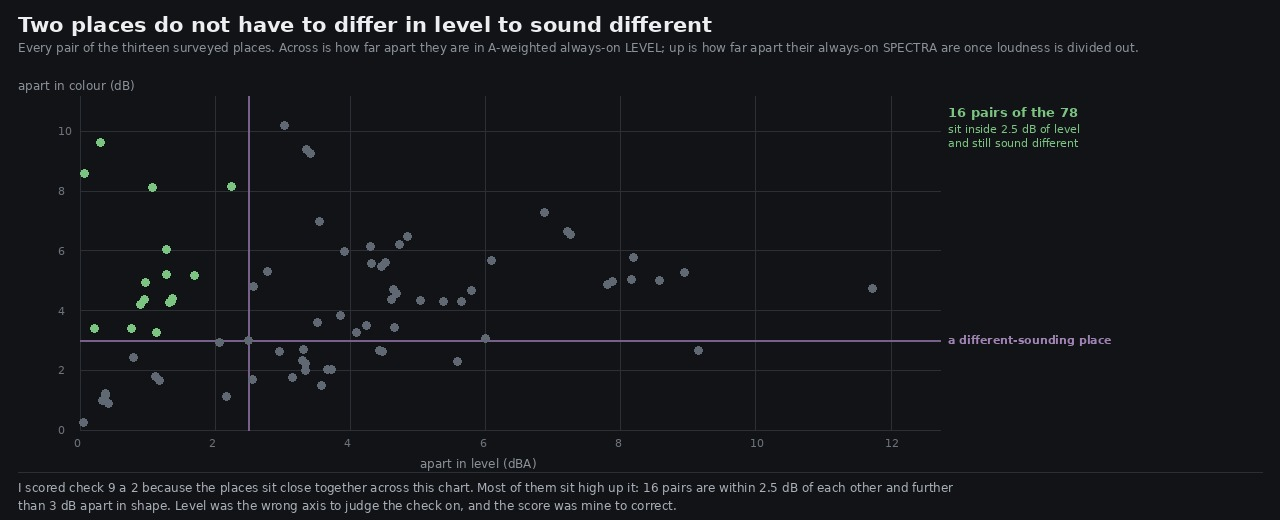

The script that saved this image:
#!/usr/bin/env python3
"""apart.py -- how far apart two places in this world actually sound.

    python3 art/audio/2026-09-25-places/apart.py --takes /tmp/floor \
        --out art/audio/2026-09-25-places/apart.jpg

Check 9 of `art/audio/RUBRIC_50_SOUND.md` asks whether two places a player can name sound different.
I scored it 2 on the grounds that six named places sit inside 2.5 dB of each other A-weighted. That
was the wrong measurement for the question: level is one axis and a place is not only louder or
quieter than another, it is a different colour. The plaza has the body of wind on open ground and
the forest floor has birds under a closed roof, and a listener has no trouble at all telling those
apart at the same loudness.

So this measures both, and reports them side by side:

  level     the A-weighted always-on difference. What I scored on.
  colour    the RMS difference between the two places' always-on spectra AFTER each is normalised
            to the same broadband level -- so it is purely shape, with loudness divided out. Two
            takes of the same place differ by a few tenths of a decibel here; anything over about
            3 dB is a different-sounding place.

Both, because either alone can mislead. A term that made one place louder and changed nothing else
would move `level` and not `colour`, and would not make anywhere sound like anywhere new.
"""
import argparse
import itertools
import json
import os
import wave

import numpy as np
from PIL import Image, ImageDraw, ImageFont

# third-octave centres from the body of the wind to the top of the leaves
BANDS = [(f / 1.122, f * 1.122) for f in (63, 80, 100, 125, 160, 200, 250, 315, 400, 500, 630, 800, 1000, 1250, 1600, 2000, 2500, 3150, 4000, 5000, 6300, 8000)]
BG, GRID, INK, DIM = (17, 19, 22), (44, 48, 54), (236, 238, 240), (140, 146, 154)


def font(size, bold=False):
    p = f'/usr/share/fonts/truetype/dejavu/DejaVuSans{"-Bold" if bold else ""}.ttf'
    return ImageFont.truetype(p, size) if os.path.exists(p) else ImageFont.load_default()


def load(path):
    with wave.open(path, 'rb') as w:
        n, ch, sr = w.getnframes(), w.getnchannels(), w.getframerate()
        raw = w.readframes(n)
    return np.frombuffer(raw, dtype='<i2').astype(np.float64).reshape(-1, ch).mean(axis=1) / 32768.0, sr


def a_weight(x, sr):
    X = np.fft.rfft(x)
    f = np.maximum(np.fft.rfftfreq(len(x), 1.0 / sr), 1e-6)
    f2 = f**2
    ra = (12194.0**2 * f2**2) / ((f2 + 20.6**2) * np.sqrt((f2 + 107.7**2) * (f2 + 737.9**2)) * (f2 + 12194.0**2))
    return np.fft.irfft(X * (ra * 10 ** (1.9997 / 20)), len(x))


def always_on(x, sr, lo=None, hi=None, win=0.25):
    if lo is not None:
        X = np.fft.rfft(x)
        f = np.fft.rfftfreq(len(x), 1.0 / sr)
        X[(f < lo) | (f >= hi)] = 0
        x = np.fft.irfft(X, len(x))
    n = int(win * sr)
    m = len(x) // n
    st = 20 * np.log10(np.maximum(np.sqrt((x[: m * n].reshape(m, n) ** 2).mean(axis=1)), 1e-13))
    return float(np.percentile(st, 10))


def profile(path):
    """(A-weighted always-on level, the always-on spectrum normalised to zero mean)"""
    x, sr = load(path)
    level = always_on(a_weight(x, sr), sr)
    shape = np.array([always_on(x, sr, lo, hi) for lo, hi in BANDS])
    return level, shape - shape.mean()


def main():
    ap = argparse.ArgumentParser()
    ap.add_argument('--takes', default='/tmp/floor')
    ap.add_argument('--out')
    args = ap.parse_args()
    meta = json.load(open(os.path.join(args.takes, 'places.json')))
    places = [p['id'] for p in meta['places']]
    prof = {p: profile(os.path.join(args.takes, f'{p}.wav')) for p in places}

    pairs = []
    for a, b in itertools.combinations(places, 2):
        level = abs(prof[a][0] - prof[b][0])
        colour = float(np.sqrt(np.mean((prof[a][1] - prof[b][1]) ** 2)))
        pairs.append((a, b, level, colour))

    print(f'{"":30s} {"level apart":>12s} {"colour apart":>13s}')
    print('the ten pairs that sound most alike:')
    for a, b, lv, co in sorted(pairs, key=lambda p: p[3])[:10]:
        print(f'  {a + " / " + b:28s} {lv:10.1f} dB {co:11.1f} dB')
    print('the ten that sound least alike:')
    for a, b, lv, co in sorted(pairs, key=lambda p: -p[3])[:10]:
        print(f'  {a + " / " + b:28s} {lv:10.1f} dB {co:11.1f} dB')
    lv = [p[2] for p in pairs]
    co = [p[3] for p in pairs]
    print()
    print(f'across all {len(pairs)} pairs:  level apart {min(lv):.1f} to {max(lv):.1f} dB (median {np.median(lv):.1f})')
    print(f'{"":19s}colour apart {min(co):.1f} to {max(co):.1f} dB (median {np.median(co):.1f})')

    if not args.out:
        return
    W, H = 1280, 520
    im = Image.new('RGB', (W, H), BG)
    d = ImageDraw.Draw(im)
    d.text((18, 12), 'Two places do not have to differ in level to sound different', font=font(21, True), fill=INK)
    d.text((18, 40), 'Every pair of the thirteen surveyed places. Across is how far apart they are in A-weighted always-on LEVEL; up is how far apart their always-on SPECTRA are once loudness is divided out.', font=font(12), fill=DIM)
    x0, x1, y0, y1 = 80, W - 340, 96, 430
    xmax, ymax = max(12.0, max(lv) + 1), max(8.0, max(co) + 1)
    for v in range(0, int(xmax) + 1, 2):
        px = x0 + (x1 - x0) * v / xmax
        d.line([(px, y0), (px, y1)], fill=GRID)
        d.text((px - 6, y1 + 6), str(v), font=font(11), fill=(110, 116, 124))
    for v in range(0, int(ymax) + 1, 2):
        py = y1 - (y1 - y0) * v / ymax
        d.line([(x0, py), (x1, py)], fill=GRID)
        d.text((x0 - 22, py - 7), str(v), font=font(11), fill=(110, 116, 124))
    d.text(((x0 + x1) / 2 - 90, y1 + 26), 'apart in level (dBA)', font=font(12), fill=DIM)
    d.text((18, y0 - 18), 'apart in colour (dB)', font=font(12), fill=DIM)
    # the line the check was scored against, and the line that matters
    py = y1 - (y1 - y0) * 3.0 / ymax
    d.line([(x0, py), (x1, py)], fill=(120, 96, 140), width=2)
    d.text((x1 + 8, py - 7), 'a different-sounding place', font=font(11, True), fill=(160, 130, 180))
    px = x0 + (x1 - x0) * 2.5 / xmax
    d.line([(px, y0), (px, y1)], fill=(120, 96, 140), width=2)
    for a, b, lvv, cov in pairs:
        px = x0 + (x1 - x0) * min(lvv, xmax) / xmax
        py = y1 - (y1 - y0) * min(cov, ymax) / ymax
        interesting = lvv < 2.5 and cov > 3.0
        d.ellipse([(px - 4, py - 4), (px + 4, py + 4)], fill=(124, 196, 130) if interesting else (96, 104, 116))
    n_int = sum(1 for p in pairs if p[2] < 2.5 and p[3] > 3.0)
    d.text((x1 + 8, y0 + 8), f'{n_int} pairs of the {len(pairs)}', font=font(13, True), fill=(124, 196, 130))
    d.text((x1 + 8, y0 + 26), 'sit inside 2.5 dB of level', font=font(11), fill=(124, 196, 130))
    d.text((x1 + 8, y0 + 40), 'and still sound different', font=font(11), fill=(124, 196, 130))
    d.line([(18, H - 48), (W - 18, H - 48)], fill=GRID)
    d.text((18, H - 40), f'I scored check 9 a 2 because the places sit close together across this chart. Most of them sit high up it: {n_int} pairs are within 2.5 dB of each other and further', font=font(12), fill=(170, 176, 184))
    d.text((18, H - 22), 'than 3 dB apart in shape. Level was the wrong axis to judge the check on, and the score was mine to correct.', font=font(12), fill=(170, 176, 184))
    im.save(args.out, quality=92)
    print('wrote', args.out)


if __name__ == '__main__':
    main()
